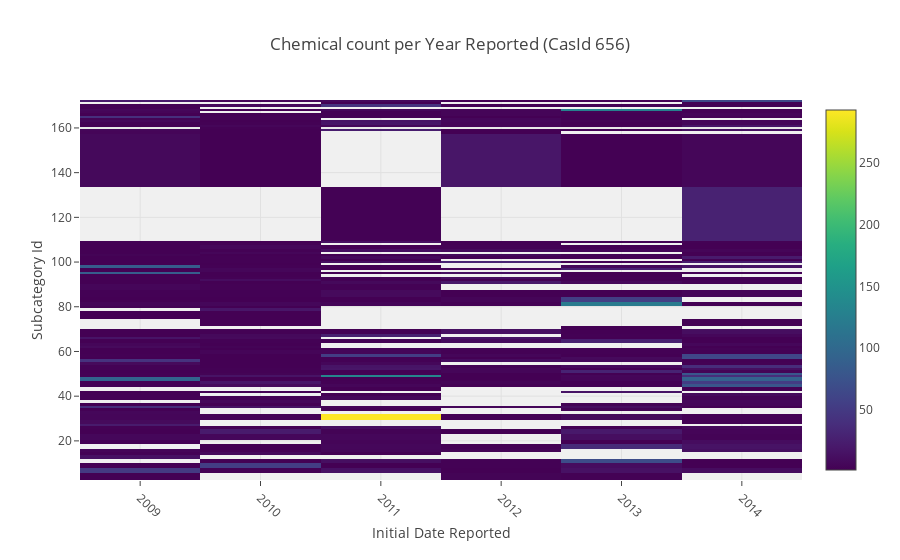

The notebook cell this image was saved under:
### Code cell
subcategory_data    = data_aggregated[SUBCATEGORYID_COLUMN][data_aggregated[CASID_COLUMN] == 656].values
initial_data        = data_aggregated[INITIALDATEREPORTED_COLUMN + '_Year'].values

data_plot = [
    go.Heatmap(
        z = chemicalcount_data,
        x = initial_data,
        y = subcategory_data,
        colorscale='Viridis',
    )
]

layout = go.Layout(
    title='Chemical count per Year Reported (CasId 656)',
    xaxis = dict(tickangle=45, title = 'Initial Date Reported'),
    yaxis = dict(title = 'Subcategory Id'),
    plot_bgcolor='rgba(240,240,240, 0.95)'
)

fig = go.Figure(data=data_plot, layout=layout)
offline.iplot(fig)
pio.write_image(fig, get_path('heatmap_initial_subcategory'))
Image(get_path('heatmap_initial_subcategory'))

### Figure 1 — Plotly figure (JSON) as saved in the notebook; plotly's stock layout.template omitted (floating-point values rounded to 4 significant figures; data arrays with more than 128 entries replaced by an {"elided": "..."} marker saying what was removed)
{"data": [{"colorscale": "Viridis", "type": "heatmap", "uid": "dfc6e7d2-806b-46d2-8d4d-9973706e8c17", "x": {"elided": "7430 int values"}, "y": {"elided": "4768 int values"}, "z": {"elided": "7430 int values"}}], "layout": {"plot_bgcolor": "rgba(240,240,240, 0.95)", "title": {"text": "Chemical count per Year Reported (CasId 656)"}, "xaxis": {"tickangle": 45, "title": {"text": "Initial Date Reported"}}, "yaxis": {"title": {"text": "Subcategory Id"}}}}
